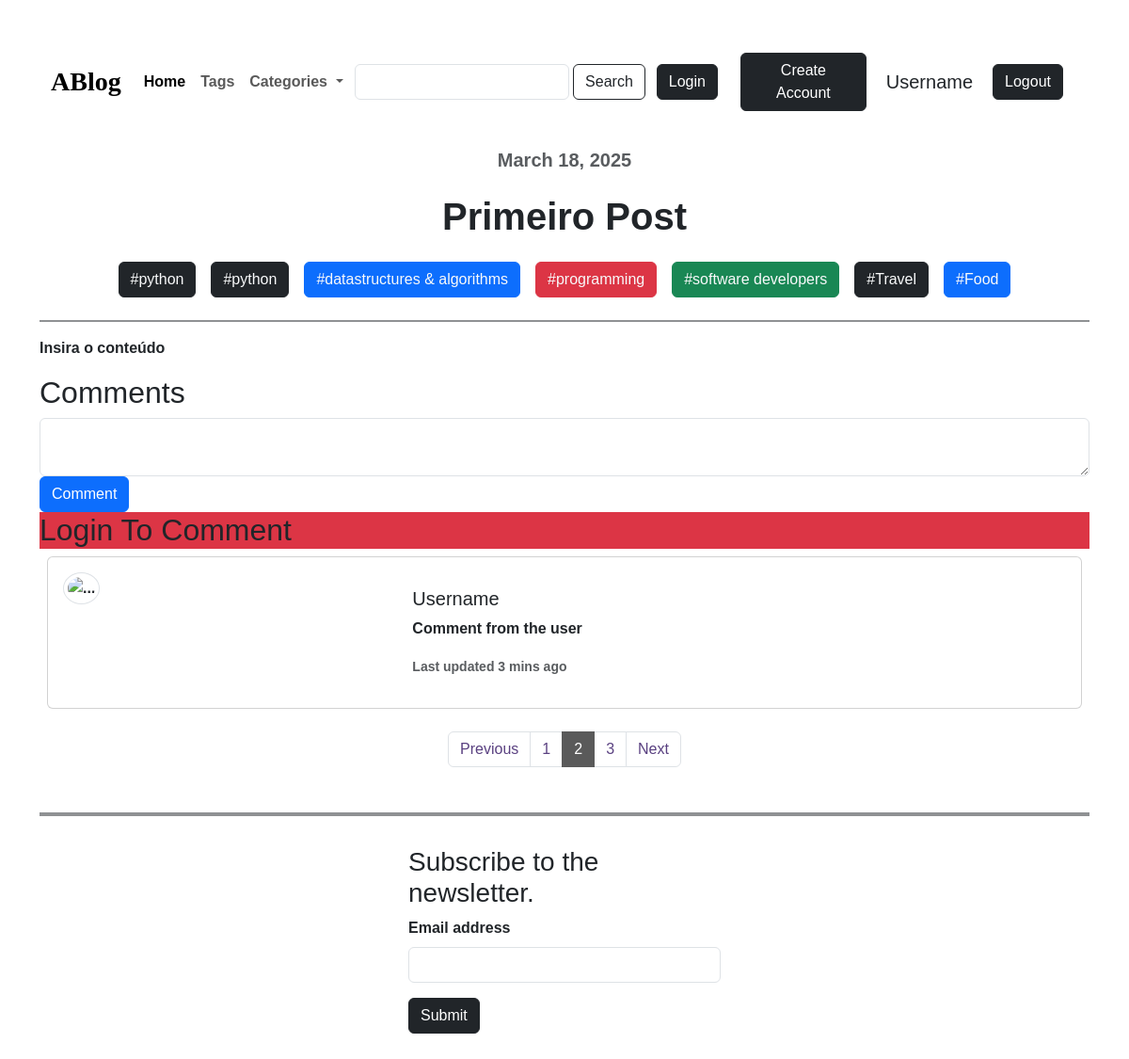
The app's page /post/1/ with its own data.
### posts/models.py (models this page shows, shortened)
class Post(models.Model):
    post_title = models.CharField(max_length=60)
    post_content = models.TextField()
    publish_date = models.DateField(auto_now=True) # Automaticamente atualiza a data em cada atualização

### posts/views.py (the view)
# urls.py: path('post/', include('posts.posts_urls')),
def post(request, id):
    post = get_object_or_404(Post,id=id)
    return render(request, 'posts/post.html', {'post_dict':post})

### posts/context_processors.py (called while the page is built)
def categories(request):
    categories = [
    'Programação',
    'Comida',
    'Viagem'
    ]
    return {'categories': categories}

### posts/templates/posts/post.html (shortened to what this page needs)
{% extends "base.html" %}
{% block body %}
        <div class="content d-flex flex-column">
                <div class="h5 text-center text-body-secondary">{{post_dict.publish_date}}</div>
                <h1 class="text-center fs-1 fw-bold my-3">{{post_dict.post_title|title}}</h1>
                <div class="d-flex justify-content-center align-items-center flex-wrap ">
                        <a href="" class="btn btn-dark opacity-70 text-light m-2">#python</a>
                  <a href="" class="btn btn-dark opacity-70 text-light m-2">#python</a>
                    <a href="" class="btn btn-primary opacity-70 text-light m-2">#datastructures & algorithms</a>
                    <a href="" class="btn btn-danger opacity-70 text-light m-2">#programming</a>
                    <a href="" class="btn btn-success opacity-70 text-light m-2">#software developers</a>
                    <a href="" class="btn btn-dark opacity-70 text-light m-2">#Travel</a>
                    <a href="" class="btn btn-primary opacity-70 text-light m-2">#Food</a>
                </div>
                <hr class="border border-dark border-1 opacity-50">
                <p>{{post_dict.post_content}}</p>
            </div>
            <h2>Comments</h2>
            <form method='POST'>
                <textarea name="" class="form-control" id=""></textarea>
                <button type='submit' class='btn btn-primary'>Comment</button>
            </form>
            <h2 class='bg-danger'>Login To Comment</h2>
            <div class="card m-2">
                <div class="card-body">
                    <div class="row g-0">
                        <div class="col">
                            <img src="https://static.vecteezy.com/system/resources/previews/000/550/980/non_2x/user-icon-vector.jpg"
                                class="w-25 img-thumbnail rounded-circle" alt="...">
                        </div>
                        <div class="col-md-8">
                            <div class="card-body">
                                <h5 class="card-title">Username</h5>
                                <p class="card-text">Comment from the user</p>
                                <p class="card-text"><small class="text-body-secondary">Last updated 3 mins ago</small></p>
                            </div>
                        </div>
                    </div>
                </div>
            </div>
        </div>
{% endblock body %}

### templates/base.html (style rules this page uses)
.container div, h1 { font-family: sans-serif; font-weight: 600; }

### records on screen
Post: publish_date "March 18, 2025", post_title "Primeiro Post", post_content "Insira o conteúdo"
